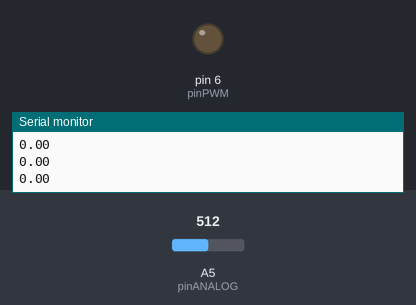
The program below on a simulated Arduino Uno, built with avr-gcc and run on an emulated ATmega328P. Parts: output pins drawn as LEDs (lit = HIGH), the last lines printed to the serial monitor. Inputs (shaded band) come from the test bench; at power-on: A5 (pinANALOG) = 512.

Above: at 1.2 s.
1.3 s: A5 (pinANALOG) set to 716
At 1.9 s:
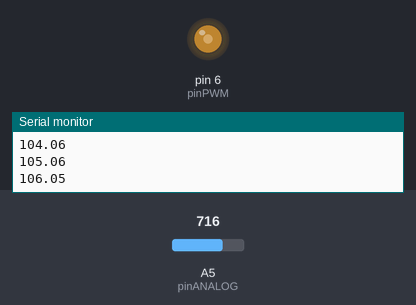
4.3 s: A5 (pinANALOG) set to 511
At 4.68 s:
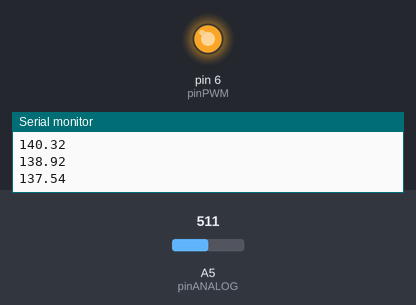
Timing chart, 0 to 13.3 s (numbered marks = the images above; inputs shaded):
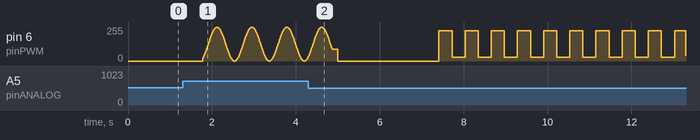

The program:

main.cpp
```cpp
#include <Arduino.h>
#include <math.h>
#include "filtro_iir.h"
#define NUMTHREADS 2 // Deve-se sempre declarar o NUMTHREADS antes de "inindThread.h"
#include "inindThread.h"

DigitalFilter filter1;
#define FILTER_ORDER_NUM1 1
const double filterTapsNum1[FILTER_ORDER_NUM1] = {
 0.01
};
#define FILTER_ORDER_DEN1 1
const double filterTapsDen1[FILTER_ORDER_DEN1] = {
 -0.99
};

#define pinANALOG A5                        //Configura o pino de leitura do LUXÍMETRO
#define pinPWM 6                            //Configura o pino de Saida do PWM
#define PERIODO 100                        //Em us 100ms

unsigned int amplitude = 127;
unsigned int count = 0;
byte bLeitura[4] = {0, 0, 0, 0};

void analogReadFunc()                      // Faz a leitura do sinal Analogico
{
  Serial.println(DigitalFilter_put(&filter1,abs(analogRead(pinANALOG)-512)));
}

void pwmFunc()                            //Faz a leitura e escrita da serial
{
  analogWrite(pinPWM,amplitude*sin(2*PI*count/PERIODO)+127);
  if(++count==10*PERIODO){
    count=0;
    amplitude=amplitude-27;
  }
}

void setup() {                              // Codigo de configuração
  Serial.begin(9600);
  pinMode(pinANALOG, INPUT);
  pinMode(pinPWM, OUTPUT);
  threadSetup(analogReadFunc, 1,pwmFunc,1);
  DigitalFilter_init(&filter1,filterTapsNum1,FILTER_ORDER_NUM1,filterTapsDen1,FILTER_ORDER_DEN1);
}

void loop() { }
```

filtro_iir.h
```cpp
#include<Arduino.h>
///////////////////////Funções do Filtro/////////////////////////////////////
typedef struct {
  double *historyNum;
  const double *tapsNum;
  unsigned int lastIndexNum;
  unsigned int filterOrderNum;
  double *historyDen;
  const double *tapsDen;
  unsigned int lastIndexDen;
  unsigned int filterOrderDen;
} DigitalFilter;

void DigitalFilter_init(DigitalFilter* f,const double *filterTapsNum,unsigned int filterOrderNum, const double *filterTapsDen,unsigned int filterOrderDen) {
  int i;

  f->lastIndexNum = 0;
  f->tapsNum = filterTapsNum;
  f->filterOrderNum = filterOrderNum;
  f->historyNum = (double *) malloc(f->filterOrderNum*sizeof(double));
  for(i = 0; i < f->filterOrderNum; ++i) f->historyNum[i] = 0;

  f->lastIndexDen = 0;
  f->tapsDen = filterTapsDen;
  f->filterOrderDen =  filterOrderDen;
  f->historyDen = (double *) malloc(f->filterOrderDen*sizeof(double));
  for(i = 0; i < f->filterOrderDen; ++i) f->historyDen[i] = 0;
}

double DigitalFilter_put(DigitalFilter* f, double input) {
  double acc = 0.0;
  unsigned int index, i;

  f->historyNum[f->lastIndexNum++] = input;
  if(f->lastIndexNum == f->filterOrderNum) f->lastIndexNum = 0;

  index= f->lastIndexNum;
  for(i = 0; i < f->filterOrderNum; ++i) {
    index = index != 0 ? index-1 : f->filterOrderNum-1;
    acc += f->historyNum[index] * f->tapsNum[i];
  }

  index = f->lastIndexDen;
  for(i = 0; i < f->filterOrderDen; ++i) {
    index = index != 0 ? index-1 : f->filterOrderDen-1;
    acc -= f->historyDen[index] * f->tapsDen[i];
  }

  f->historyDen[f->lastIndexDen++] = acc;
  if(f->lastIndexDen == f->filterOrderDen) f->lastIndexDen = 0;

  return acc;
}

double DigitalFilter_get(DigitalFilter* f) {
  return f->historyDen[f->lastIndexDen];
}
```

inindThread.h
```cpp
// O timer0 é utilizado pelo Arduino para funções como delay(), millis() e micros(). Então não se deve utilizar esse timer para evitar comprometer essas funções.
// O timer1 no Arduino UNO esse é o timer utilizado pela biblioteca de controle de servos. Caso você não esteja utilizando essa biblioteca, esse timer está livre para ser utilizado para outros propósitos. No Arduino Mega esse timer só será utilizado para controlar os servos se você estiver usando mais de 12 servos. (timer utilizado no projeto)
// O timer2 é utilizado pela função tone(). Então se você não precisar da função tone() esse timer está livre para outras aplicações
#include <Arduino.h>
#include <TimerOne.h>
#include <stdarg.h>

#ifndef NUMTHREADS
#define NUMTHREADS 1
#endif
struct threadStruct {
  void (*func)(); //Função executada pela thread
  unsigned long interval;//Instante atual da thread
  unsigned long time; //Altera o tempo da thread
} thread[NUMTHREADS];

void threads() {
  for (int i = 0; i < NUMTHREADS; i++) {
    if (thread[i].time >= thread[i].interval) {
      thread[i].func();
      thread[i].time = 0;
    }
    else thread[i].time++;
  }
}

void threadSetup(void (*callback)(), int threadInterval, ...) {
  va_list args;

  thread[0].time = 0;
  thread[0].func = callback;
  thread[0].interval = threadInterval;

  va_start(args, threadInterval);
  for (int i = 1; i < NUMTHREADS; i++) {
    thread[i].time = 0;
    thread[i].func = va_arg(args, void (*)());
    thread[i].interval = va_arg(args, int);
  }
  va_end(args);

  Timer1.initialize(1000); // Tempo em microsegundos da base das threads
  Timer1.attachInterrupt(threads);
}
```
